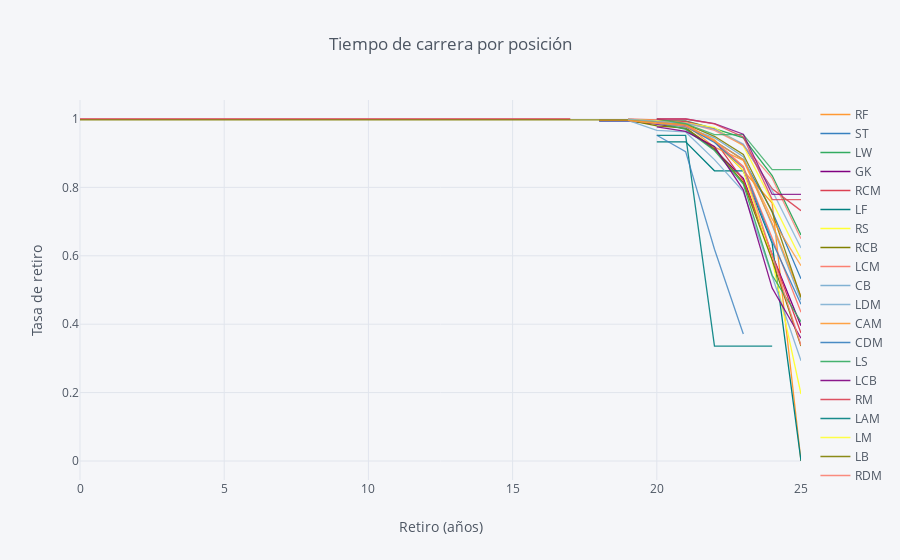

The cell this chart's notebook holds for it:
### Code cell
rates=survival(data, 'Position', 'Expire', 'Retirement')
rates.iplot(kind='line', xTitle='Retiro (años)', 
            yTitle='Tasa de retiro', title='Tiempo de carrera por posición')

### Figure 1 — Plotly figure (JSON) as saved in the notebook; plotly's stock layout.template omitted (floating-point values rounded to 4 significant figures)
{"data": [{"line": {"color": "rgba(255, 153, 51, 1.0)", "dash": "solid", "shape": "linear", "width": 1.3}, "mode": "lines", "name": "RF", "text": "", "type": "scatter", "x": [0, 17, 18, 19, 20, 21, 22, 23, 24, 25], "y": [1, "", "", "", 1, "", 0.9333, 0.8485, 0.7542, 0]}, {"line": {"color": "rgba(55, 128, 191, 1.0)", "dash": "solid", "shape": "linear", "width": 1.3}, "mode": "lines", "name": "ST", "text": "", "type": "scatter", "x": [0, 17, 18, 19, 20, 21, 22, 23, 24, 25], "y": [0.9941, "", 0.9941, 0.9941, 0.9862, 0.9769, 0.9357, 0.8811, 0.7302, 0.5326]}, {"line": {"color": "rgba(50, 171, 96, 1.0)", "dash": "solid", "shape": "linear", "width": 1.3}, "mode": "lines", "name": "LW", "text": "", "type": "scatter", "x": [0, 17, 18, 19, 20, 21, 22, 23, 24, 25], "y": [0.9974, "", 0.9974, "", 0.9947, 0.9947, 0.9722, 0.9452, 0.8348, 0.6609]}, {"line": {"color": "rgba(128, 0, 128, 1.0)", "dash": "solid", "shape": "linear", "width": 1.3}, "mode": "lines", "name": "GK", "text": "", "type": "scatter", "x": [0, 17, 18, 19, 20, 21, 22, 23, 24, 25], "y": [0.9956, "", 0.9956, 0.9956, 0.985, 0.9725, 0.9106, 0.8262, 0.6028, 0.3956]}, {"line": {"color": "rgba(219, 64, 82, 1.0)", "dash": "solid", "shape": "linear", "width": 1.3}, "mode": "lines", "name": "RCM", "text": "", "type": "scatter", "x": [0, 17, 18, 19, 20, 21, 22, 23, 24, 25], "y": [1, 1, "", "", 0.9896, 0.9813, 0.938, 0.8202, 0.604, 0.3739]}, {"line": {"color": "rgba(0, 128, 128, 1.0)", "dash": "solid", "shape": "linear", "width": 1.3}, "mode": "lines", "name": "LF", "text": "", "type": "scatter", "x": [0, 17, 18, 19, 20, 21, 22, 23, 24, 25], "y": [1, "", "", "", 0.9333, 0.9333, 0.8485, 0.8485, 0.6364, 0]}, {"line": {"color": "rgba(255, 255, 51, 1.0)", "dash": "solid", "shape": "linear", "width": 1.3}, "mode": "lines", "name": "RS", "text": "", "type": "scatter", "x": [0, 17, 18, 19, 20, 21, 22, 23, 24, 25], "y": [0.9951, "", "", "", 0.9901, 0.9744, 0.9396, 0.8494, 0.5872, 0.1957]}, {"line": {"color": "rgba(128, 128, 0, 1.0)", "dash": "solid", "shape": "linear", "width": 1.3}, "mode": "lines", "name": "RCB", "text": "", "type": "scatter", "x": [0, 17, 18, 19, 20, 21, 22, 23, 24, 25], "y": [0.997, "", "", 0.997, 0.9801, 0.9737, 0.9141, 0.8142, 0.5879, 0.3359]}, {"line": {"color": "rgba(251, 128, 114, 1.0)", "dash": "solid", "shape": "linear", "width": 1.3}, "mode": "lines", "name": "LCM", "text": "", "type": "scatter", "x": [0, 17, 18, 19, 20, 21, 22, 23, 24, 25], "y": [1, "", "", 1, 0.9974, 0.9838, 0.9348, 0.8613, 0.652, 0.4346]}, {"line": {"color": "rgba(128, 177, 211, 1.0)", "dash": "solid", "shape": "linear", "width": 1.3}, "mode": "lines", "name": "CB", "text": "", "type": "scatter", "x": [0, 17, 18, 19, 20, 21, 22, 23, 24, 25], "y": [0.9972, "", "", 0.9972, 0.9858, 0.9763, 0.945, 0.89, 0.6891, 0.4699]}, {"line": {"color": "rgba(128, 177, 211, 0.8999999999999999)", "dash": "solid", "shape": "linear", "width": 1.3}, "mode": "lines", "name": "LDM", "text": "", "type": "scatter", "x": [0, 17, 18, 19, 20, 21, 22, 23, 24, 25], "y": [0.9959, "", "", 0.9959, 0.9666, 0.9622, 0.8812, 0.7875, 0.5369, 0.2929]}, {"line": {"color": "rgba(255, 153, 51, 0.8999999999999999)", "dash": "solid", "shape": "linear", "width": 1.3}, "mode": "lines", "name": "CAM", "text": "", "type": "scatter", "x": [0, 17, 18, 19, 20, 21, 22, 23, 24, 25], "y": [0.9958, "", 0.9958, 0.9958, 0.9874, 0.984, 0.9176, 0.8793, 0.6947, 0.481]}, {"line": {"color": "rgba(55, 128, 191, 0.8999999999999999)", "dash": "solid", "shape": "linear", "width": 1.3}, "mode": "lines", "name": "CDM", "text": "", "type": "scatter", "x": [0, 17, 18, 19, 20, 21, 22, 23, 24, 25], "y": [0.9968, "", "", "", 0.9883, 0.9782, 0.9316, 0.8573, 0.6417, 0.4584]}, {"line": {"color": "rgba(50, 171, 96, 0.8999999999999999)", "dash": "solid", "shape": "linear", "width": 1.3}, "mode": "lines", "name": "LS", "text": "", "type": "scatter", "x": [0, 17, 18, 19, 20, 21, 22, 23, 24, 25], "y": [0.9952, "", "", "", 0.9903, 0.9696, 0.9076, 0.8101, 0.5432, 0.4074]}, {"line": {"color": "rgba(128, 0, 128, 0.8999999999999999)", "dash": "solid", "shape": "linear", "width": 1.3}, "mode": "lines", "name": "LCB", "text": "", "type": "scatter", "x": [0, 17, 18, 19, 20, 21, 22, 23, 24, 25], "y": [0.9892, "", "", "", 0.9768, 0.9636, 0.9193, 0.7928, 0.5057, 0.3589]}, {"line": {"color": "rgba(219, 64, 82, 0.8999999999999999)", "dash": "solid", "shape": "linear", "width": 1.3}, "mode": "lines", "name": "RM", "text": "", "type": "scatter", "x": [0, 17, 18, 19, 20, 21, 22, 23, 24, 25], "y": [0.9991, "", "", 0.9991, 0.9955, 0.9927, 0.9714, 0.9239, 0.7957, 0.7321]}, {"line": {"color": "rgba(0, 128, 128, 0.8999999999999999)", "dash": "solid", "shape": "linear", "width": 1.3}, "mode": "lines", "name": "LAM", "text": "", "type": "scatter", "x": [0, 17, 18, 19, 20, 21, 22, 23, 24, 25], "y": [1, "", "", "", 0.9524, 0.9524, 0.3361, 0.3361, 0.3361, ""]}, {"line": {"color": "rgba(255, 255, 51, 0.8999999999999999)", "dash": "solid", "shape": "linear", "width": 1.3}, "mode": "lines", "name": "LM", "text": "", "type": "scatter", "x": [0, 17, 18, 19, 20, 21, 22, 23, 24, 25], "y": [0.9991, "", "", 0.9991, 0.9954, 0.9886, 0.9747, 0.9215, 0.7585, 0.5899]}, {"line": {"color": "rgba(128, 128, 0, 0.8999999999999999)", "dash": "solid", "shape": "linear", "width": 1.3}, "mode": "lines", "name": "LB", "text": "", "type": "scatter", "x": [0, 17, 18, 19, 20, 21, 22, 23, 24, 25], "y": [0.9977, 0.9977, 0.9977, 0.9977, 0.9924, 0.9851, 0.9494, 0.8967, 0.7272, 0.4782]}, {"line": {"color": "rgba(251, 128, 114, 0.8999999999999999)", "dash": "solid", "shape": "linear", "width": 1.3}, "mode": "lines", "name": "RDM", "text": "", "type": "scatter", "x": [0, 17, 18, 19, 20, 21, 22, 23, 24, 25], "y": [0.996, "", "", "", 0.9879, 0.9794, 0.9384, 0.8591, 0.6014, 0.3383]}, {"line": {"color": "rgba(251, 128, 114, 0.7999999999999998)", "dash": "solid", "shape": "linear", "width": 1.3}, "mode": "lines", "name": "RW", "text": "", "type": "scatter", "x": [0, 17, 18, 19, 20, 21, 22, 23, 24, 25], "y": [0.9946, "", "", "", 0.9919, 0.9889, 0.9665, 0.9233, 0.8271, 0.6499]}, {"line": {"color": "rgba(128, 177, 211, 0.7999999999999998)", "dash": "solid", "shape": "linear", "width": 1.3}, "mode": "lines", "name": "CM", "text": "", "type": "scatter", "x": [0, 17, 18, 19, 20, 21, 22, 23, 24, 25], "y": [0.9993, "", "", 0.9993, 0.9942, 0.9873, 0.9708, 0.9268, 0.7905, 0.6231]}, {"line": {"color": "rgba(255, 153, 51, 0.7999999999999998)", "dash": "solid", "shape": "linear", "width": 1.3}, "mode": "lines", "name": "RB", "text": "", "type": "scatter", "x": [0, 17, 18, 19, 20, 21, 22, 23, 24, 25], "y": [0.9961, "", "", 0.9961, 0.9883, 0.9841, 0.9354, 0.8815, 0.7072, 0.5712]}, {"line": {"color": "rgba(55, 128, 191, 0.7999999999999998)", "dash": "solid", "shape": "linear", "width": 1.3}, "mode": "lines", "name": "RAM", "text": "", "type": "scatter", "x": [0, 17, 18, 19, 20, 21, 22, 23, 24, 25], "y": [1, "", "", "", 0.9524, 0.9048, 0.619, 0.3714, "", 0.1857]}, {"line": {"color": "rgba(50, 171, 96, 0.7999999999999998)", "dash": "solid", "shape": "linear", "width": 1.3}, "mode": "lines", "name": "CF", "text": "", "type": "scatter", "x": [0, 17, 18, 19, 20, 21, 22, 23, 24, 25], "y": [1, "", "", "", 1, 0.9861, 0.9543, 0.9543, 0.8521, 0.8521]}, {"line": {"color": "rgba(128, 0, 128, 0.7999999999999998)", "dash": "solid", "shape": "linear", "width": 1.3}, "mode": "lines", "name": "RWB", "text": "", "type": "scatter", "x": [0, 17, 18, 19, 20, 21, 22, 23, 24, 25], "y": [1, "", "", "", 1, 1, 0.9863, 0.9555, 0.7795, 0.7795]}, {"line": {"color": "rgba(219, 64, 82, 0.7999999999999998)", "dash": "solid", "shape": "linear", "width": 1.3}, "mode": "lines", "name": "LWB", "text": "", "type": "scatter", "x": [0, 17, 18, 19, 20, 21, 22, 23, 24, 25], "y": [1, "", "", "", 1, 1, 0.9855, 0.9476, 0.7642, 0.7642]}], "layout": {"legend": {"bgcolor": "#F5F6F9", "font": {"color": "#4D5663"}}, "paper_bgcolor": "#F5F6F9", "plot_bgcolor": "#F5F6F9", "title": {"font": {"color": "#4D5663"}, "text": "Tiempo de carrera por posición"}, "xaxis": {"gridcolor": "#E1E5ED", "showgrid": true, "tickfont": {"color": "#4D5663"}, "title": {"font": {"color": "#4D5663"}, "text": "Retiro (años)"}, "zerolinecolor": "#E1E5ED"}, "yaxis": {"gridcolor": "#E1E5ED", "showgrid": true, "tickfont": {"color": "#4D5663"}, "title": {"font": {"color": "#4D5663"}, "text": "Tasa de retiro"}, "zerolinecolor": "#E1E5ED"}}}
